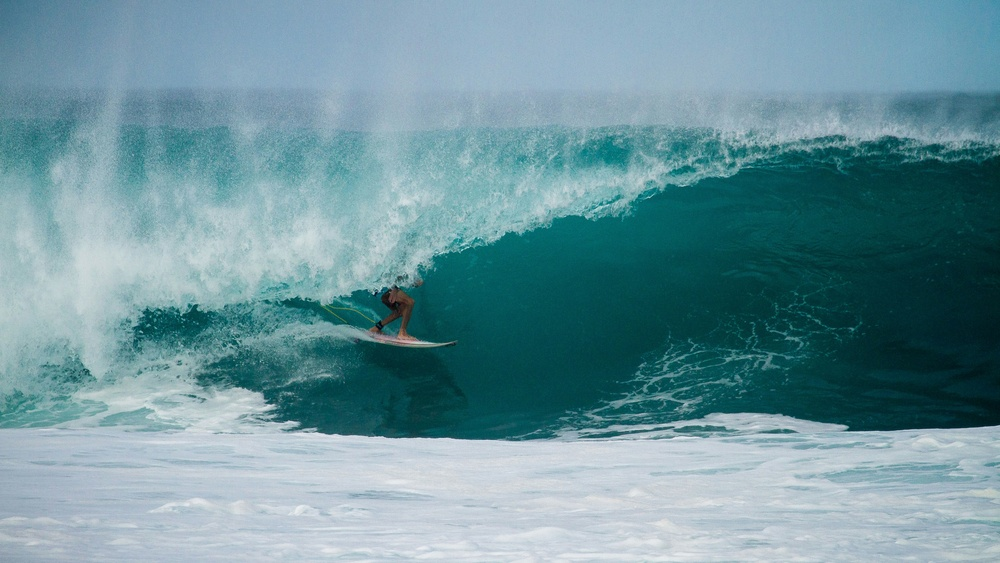
#> input picture ben-warren-3NWGUmlltlU-unsplash.jpg, 1000 x 563 px, shrunk from 5153 x 2899 before the run, given in place of the camera
$ python Pracktychna_3.py
#> lines starting #> are read from the running program, lines starting #| are printed output that depends on the picture; after the words box and inside, x2 and y2 are one past the last pixel; in counts of white or black regions, pixels touching at a corner belong together
import cv2
import numpy as np
from sklearn.model_selection import train_test_split
from sklearn.neighbors import KNeighborsClassifier

X = [ ]
y = [ ]

colors = {
    "red": (0, 0, 255),
    "green": (0, 255, 0),
    "blue": (255, 0, 0),
    "yellow": (0, 255, 255),
    "orange": (0, 128, 255),
    "purple": (255, 0, 255),
    "pink": (180, 105, 255),
    "white": (255, 255, 255)
}

for color_name, bgr in colors.items():
    for _ in range(20):
        noise = np.random.randint(-20, 20, 3)
        sample = np.clip(np.array(bgr) + noise, 0, 255)
        X.append(sample)
        y.append(color_name)

X_train, X_test, y_train, y_test = train_test_split(X, y, test_size=0.3, stratify=y)

model = KNeighborsClassifier(n_neighbors=3)
model.fit(X_train, y_train)

colors_count={
    "red": 0,
    "green": 0,
    "blue": 0,
    "yellow": 0,
    "orange": 0,
    "purple": 0,
    "pink": 0,
    "white": 0
    }

cap = cv2.VideoCapture(0)
while True:
    ret, frame = cap.read()
#> frame is the input picture: shape (563, 1000, 3); mean B, G, R 156.1, 147.5, 108.2
    if not ret:
        break

    frame = cv2.flip(frame, 1)
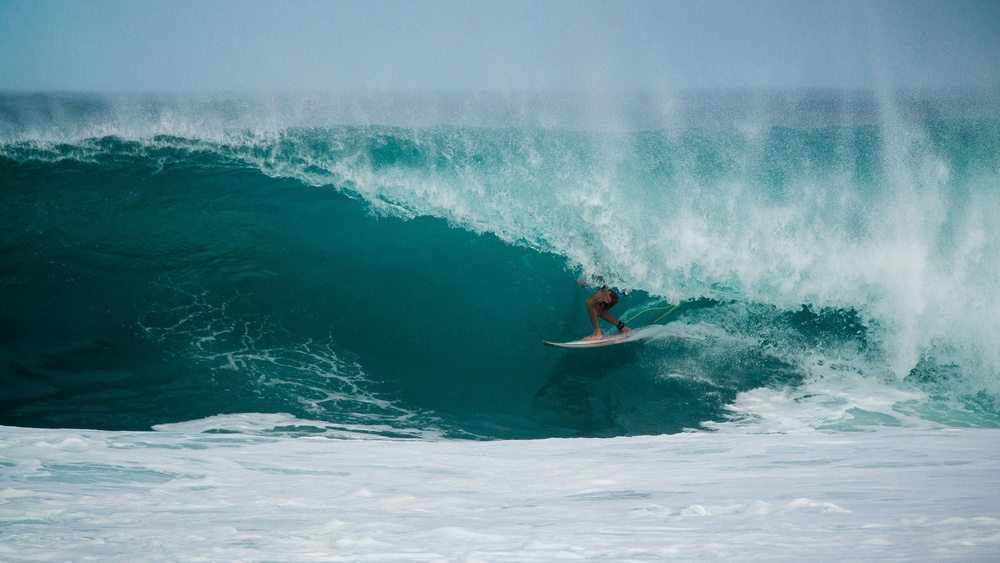
#> frame: shape (563, 1000, 3); mean B, G, R 156.1, 147.5, 108.2
    hsv = cv2.cvtColor(frame, cv2.COLOR_BGR2HSV)
#> hsv: shape (563, 1000, 3); mean H, S, V 96.5, 108.5, 156.2

    mask = cv2.inRange(hsv, (20, 50, 50), (255, 255, 255))
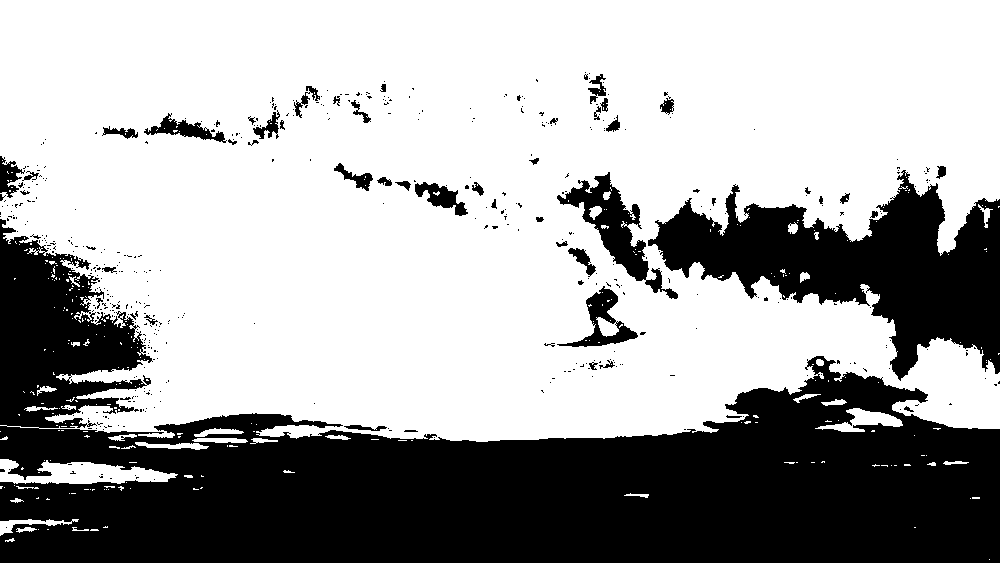
#> mask: shape (563, 1000); 65% white; 480 black regions (427 under 20 px), largest, box (x1, y1, x2, y2) and area: (0, 219, 1000, 563) 152635, (648, 170, 1000, 381) 32269, (557, 172, 678, 299) 3877
    mask = cv2.morphologyEx(mask, cv2.MORPH_OPEN, np.ones((5,5), np.uint8))
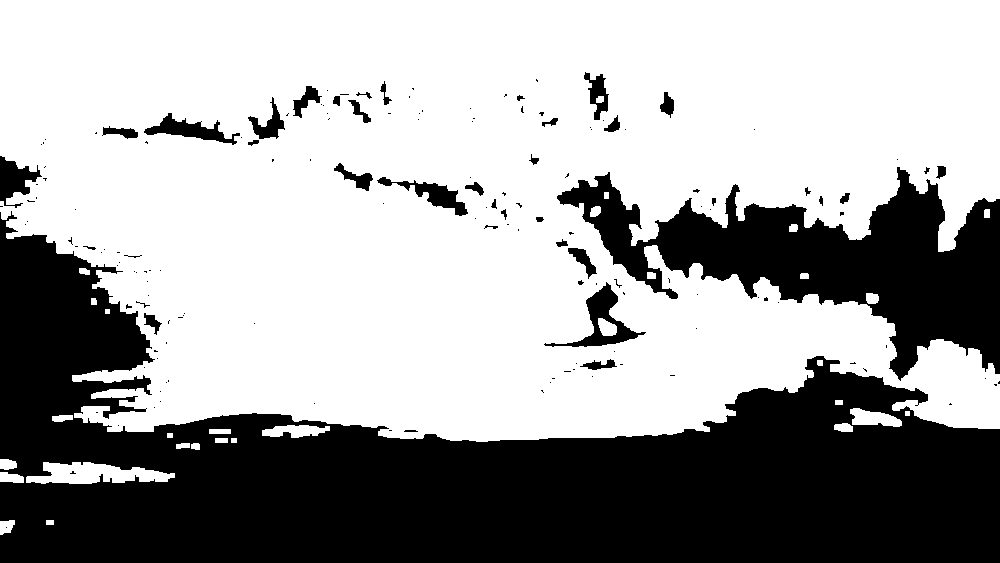
#> mask: shape (563, 1000); 63.4% white; 159 black regions (119 under 20 px), largest, box (x1, y1, x2, y2) and area: (0, 211, 1000, 563) 159034, (557, 167, 1000, 381) 37563, (544, 282, 646, 347) 1625
    mask = cv2.morphologyEx(mask, cv2.MORPH_CLOSE, np.ones((5, 5), np.uint8))
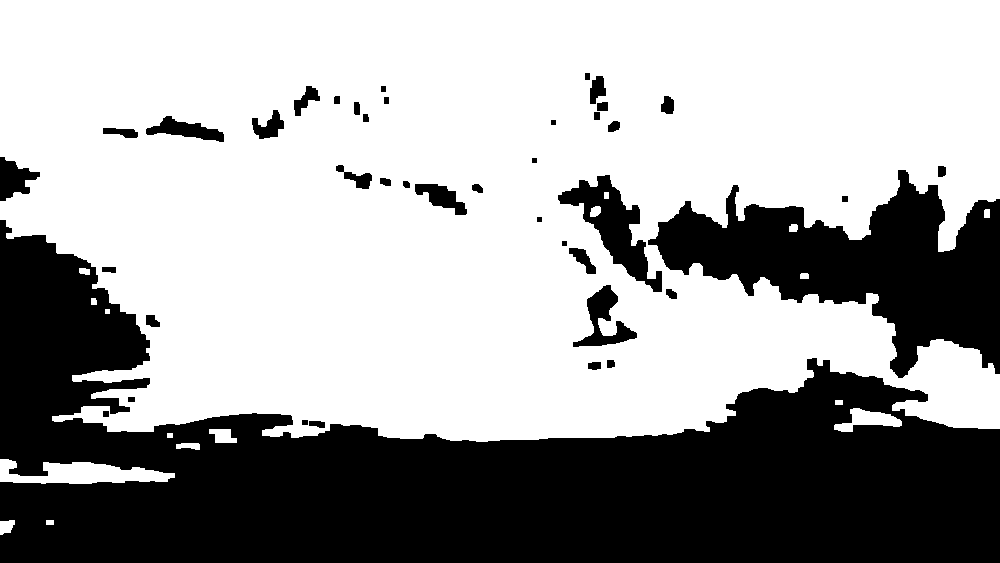
#> mask: shape (563, 1000); 63.9% white; 41 black regions

    contours, _ = cv2.findContours(mask, cv2.RETR_EXTERNAL, cv2.CHAIN_APPROX_SIMPLE)
#> contours = 15 contours, 1 with area under 20; largest, box (x1, y1, x2, y2) and area: (0, 0, 1000, 442) 364164, (0, 459, 175, 484) 2402, (834, 408, 902, 432) 718, (209, 429, 237, 443) 244, (0, 520, 15, 535) 143

    for cnt in contours:
        area = cv2.contourArea(cnt)
        if area>1000:
            approx = cv2.approxPolyDP(cnt, 0.04 * cv2.arcLength(cnt, True), True)
            corners = len(approx)
            x, y, w, h = cv2.boundingRect(cnt)
            aspect_ratio = round(w / h, 0)

            if corners == 3:
                shape = "Triangle"
            elif corners == 4:
                if aspect_ratio == 1:
                    shape = "Square"
                else:
                    shape = "Rectangle"
            elif corners == 6:
                shape = "Circle"
            else:
                shape = "Other"

            roi = frame[y:y + h, x:x + w]
            mean_color = cv2.mean(roi)[:3]
            color_label = model.predict([mean_color])[0]

            cv2.rectangle(frame, (x, y), (x + w, y + h), (255, 255, 255), 2)
            cv2.putText(frame, f"{color_label} {shape}", (x, y - 10), cv2.FONT_HERSHEY_SIMPLEX, 0.7, (0, 255, 0), 2)

            for col, count in colors_count.items():
                if col == color_label:
                    count+=1
                else:
                    continue
                print(f'{col}: {count},', end=' ')
            print()
#> this loop made 15 passes
#> (area, approx, corners, x, y, w, h, aspect_ratio) on pass 3: (2402, [[0, 459], [0, 481], [174, 477]], 3, 0, 459, 175, 25, 7)
#> (area, corners, x, y, w, h, aspect_ratio, shape) on pass 15: (364163.5, 5, 0, 0, 1000, 442, 2, 'Other')
#| pink: 1,
#| pink: 1,
#> pass 3, `roi = frame[y:y + h, x:x + w]`:
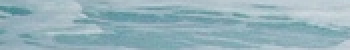
#> roi: shape (25, 175, 3) (shown 2 times larger); mean B, G, R 186.7, 177.7, 149
#> after the loop:
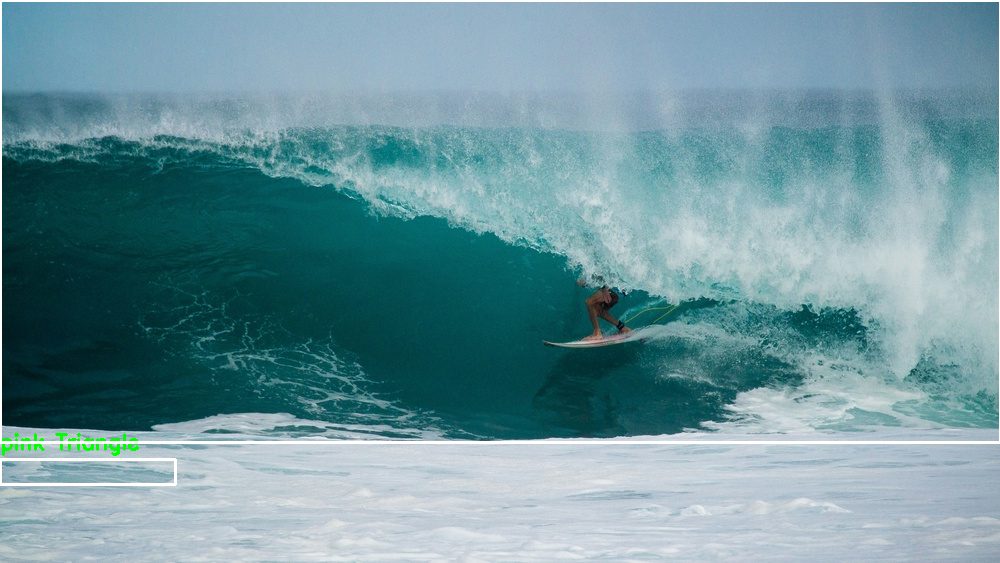
#> frame: shape (563, 1000, 3); 1.47% of pixels changed, all inside (x1, y1, x2, y2) = (0, 0, 1000, 486)
#> after the loop:
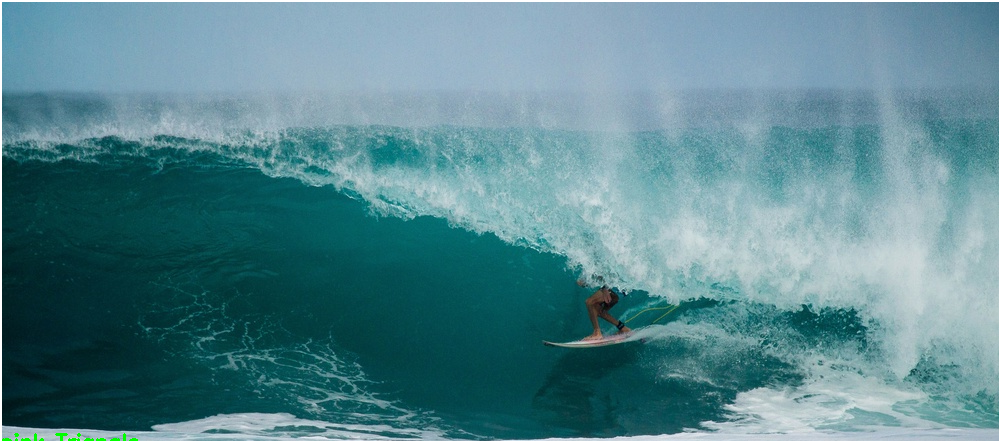
#> roi: shape (442, 1000, 3); mean B, G, R 142.4, 134.2, 87.9
#> after the loop, count = 0

    cv2.imshow("color", frame)
    if cv2.waitKey(1) & 0xFF == ord("q"):
#> (key q is pressed here)
        break

cap.release()
cv2.destroyAllWindows()

$ run again, on carlos-manich-Spwz0yWx5OA-unsplash.jpg
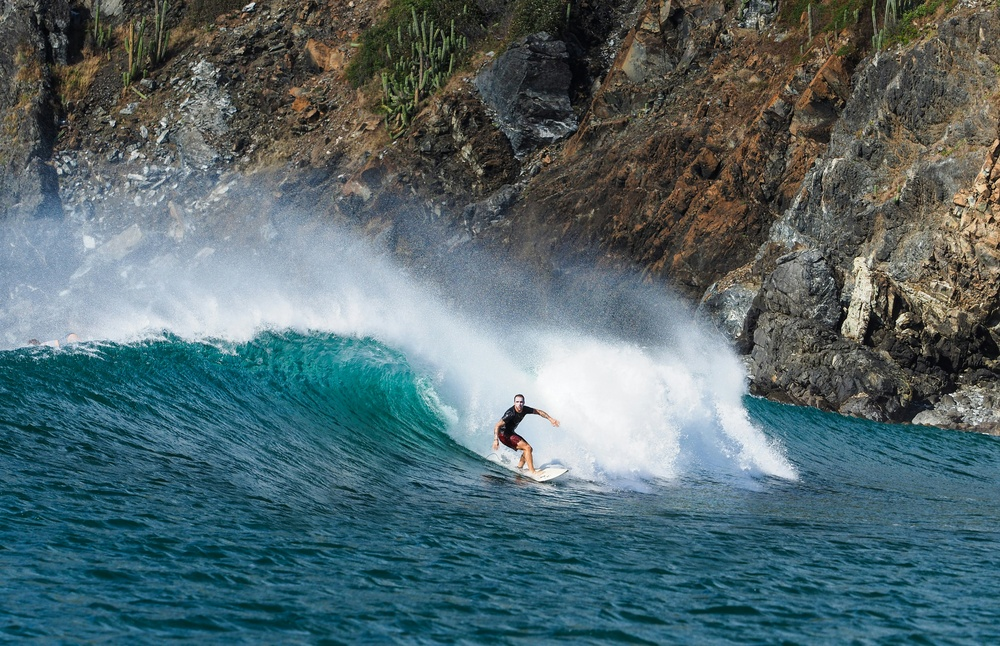
#> input picture carlos-manich-Spwz0yWx5OA-unsplash.jpg, 1000 x 646 px, shrunk from 4608 x 2975 before the run, given in place of the camera
#> frame is the input picture: shape (646, 1000, 3); mean B, G, R 109.3, 104.9, 83.6
#> hsv: shape (646, 1000, 3); mean H, S, V 74.1, 96.3, 116.3
#> `mask = cv2.morphologyEx(mask, cv2.MORPH_CLOSE, np.ones((5, 5), np.uint..`:
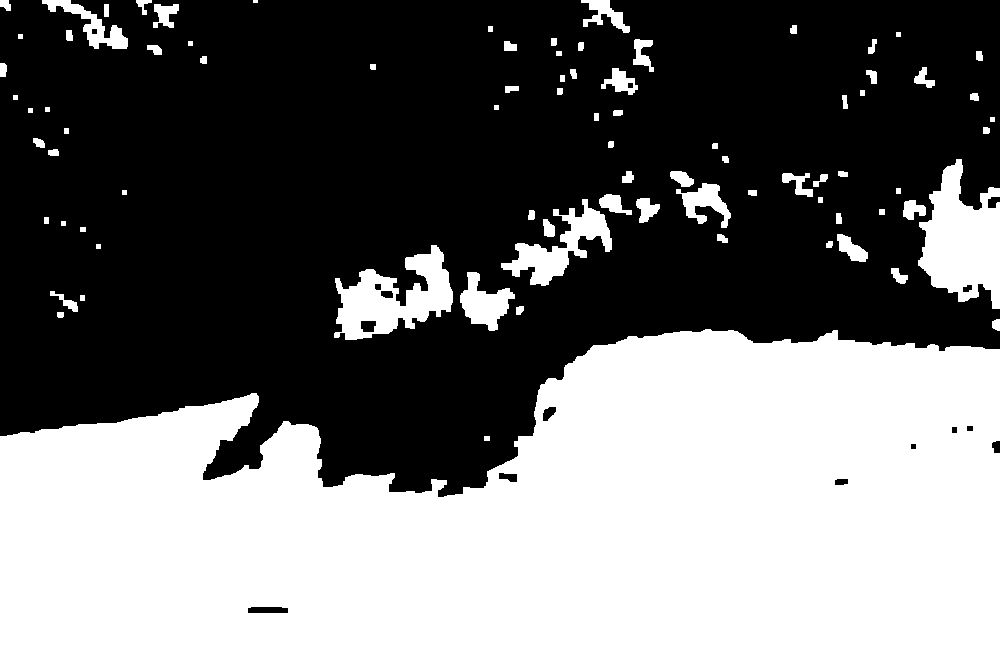
#> mask: shape (646, 1000); 42.6% white; 84 white regions (1 under 20 px)
#> contours = 84 contours, 12 with area under 20; largest, box (x1, y1, x2, y2) and area: (0, 329, 1000, 646) 245500, (918, 159, 1000, 309) 7425, (334, 245, 453, 340) 5708, (501, 199, 612, 286) 3009, (460, 272, 515, 331) 1568
#> the loop `for cnt in contours:` made 84 passes
#> (area, approx, corners, x, y, w, h, aspect_ratio) on pass 2: (245500, [[999, 349], [0, 436], [0, 645], [999, 645]], 4, 0, 329, 1000, 317, 3)
#> (printed output is left out)
#> after the loop `for cnt in contours:`:
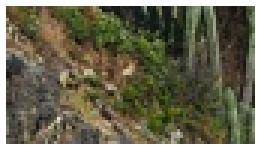
#> roi: shape (49, 86, 3) (shown 3 times larger); mean B, G, R 76.4, 99.4, 102.1
#> after the loop `for cnt in contours:`: count = 0

$ run again, on eddie-wen-HVO2zV3_CbU-unsplash.jpg
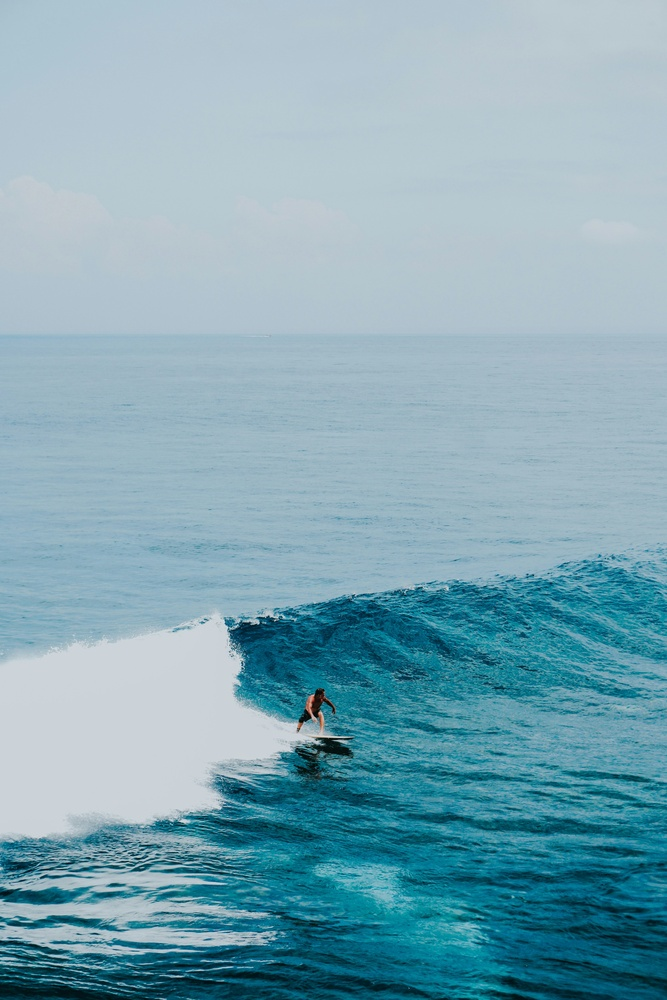
#> input picture eddie-wen-HVO2zV3_CbU-unsplash.jpg, 667 x 1000 px, shrunk from 3874 x 5811 before the run, given in place of the camera
#> frame is the input picture: shape (1000, 667, 3); mean B, G, R 181.6, 168.2, 128.8
#> hsv: shape (1000, 667, 3); mean H, S, V 99, 90.3, 181.6
#> `mask = cv2.morphologyEx(mask, cv2.MORPH_CLOSE, np.ones((5, 5), np.uint..`:
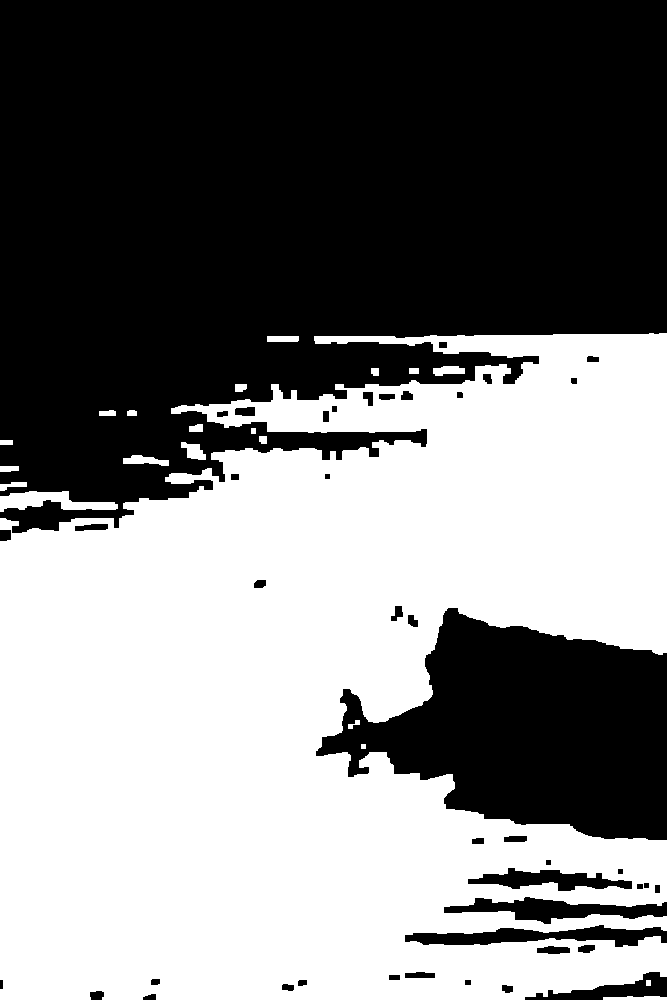
#> mask: shape (1000, 667); 49.4% white; 21 white regions
#> contours = 21 contours, 1 with area under 20; largest, box (x1, y1, x2, y2) and area: (0, 333, 667, 1000) 327274, (0, 491, 118, 512) 1210, (123, 455, 169, 466) 258, (181, 442, 206, 460) 238, (433, 366, 465, 376) 204
#> the loop `for cnt in contours:` made 21 passes
#> (area, approx, corners, x, y, w, h, aspect_ratio) on pass 5: (1210, [[0, 496], [0, 511], [117, 508], [68, 491]], 4, 0, 491, 118, 21, 6)
#> (printed output is left out)
#> after the loop `for cnt in contours:`:
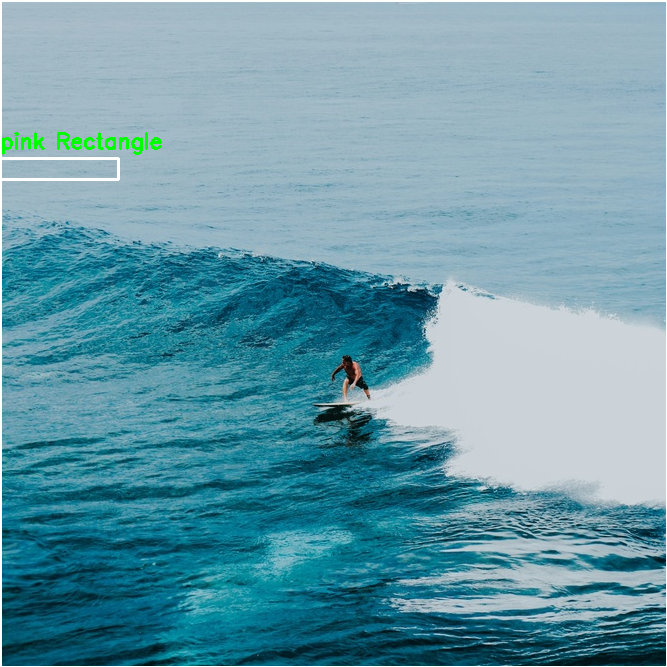
#> roi: shape (667, 667, 3); mean B, G, R 168.7, 154.3, 103.7
#> after the loop `for cnt in contours:`: count = 0
